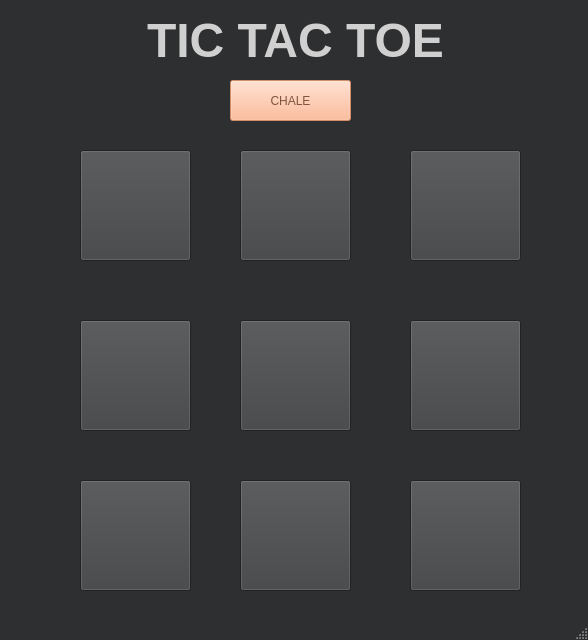
<?xml version="1.0" encoding="UTF-8"?>
<ui version="4.0">
 <class>TicTacToe</class>
 <widget class="QMainWindow" name="TicTacToe">
  <property name="geometry">
   <rect>
    <x>0</x>
    <y>0</y>
    <width>588</width>
    <height>640</height>
   </rect>
  </property>
  <property name="palette">
   <palette>
    <active>
     <colorrole role="WindowText">
      <brush brushstyle="SolidPattern">
       <color alpha="255">
        <red>0</red>
        <green>0</green>
        <blue>0</blue>
       </color>
      </brush>
     </colorrole>
     <colorrole role="Button">
      <brush brushstyle="SolidPattern">
       <color alpha="255">
        <red>255</red>
        <green>170</green>
        <blue>127</blue>
       </color>
      </brush>
     </colorrole>
     <colorrole role="Light">
      <brush brushstyle="SolidPattern">
       <color alpha="255">
        <red>255</red>
        <green>255</green>
        <blue>254</blue>
       </color>
      </brush>
     </colorrole>
     <colorrole role="Midlight">
      <brush brushstyle="SolidPattern">
       <color alpha="255">
        <red>255</red>
        <green>212</green>
        <blue>190</blue>
       </color>
      </brush>
     </colorrole>
     <colorrole role="Dark">
      <brush brushstyle="SolidPattern">
       <color alpha="255">
        <red>127</red>
        <green>85</green>
        <blue>63</blue>
       </color>
      </brush>
     </colorrole>
     <colorrole role="Mid">
      <brush brushstyle="SolidPattern">
       <color alpha="255">
        <red>170</red>
        <green>113</green>
        <blue>85</blue>
       </color>
      </brush>
     </colorrole>
     <colorrole role="Text">
      <brush brushstyle="SolidPattern">
       <color alpha="255">
        <red>0</red>
        <green>0</green>
        <blue>0</blue>
       </color>
      </brush>
     </colorrole>
     <colorrole role="BrightText">
      <brush brushstyle="SolidPattern">
       <color alpha="255">
        <red>255</red>
        <green>255</green>
        <blue>255</blue>
       </color>
      </brush>
     </colorrole>
     <colorrole role="ButtonText">
      <brush brushstyle="SolidPattern">
       <color alpha="255">
        <red>0</red>
        <green>0</green>
        <blue>0</blue>
       </color>
      </brush>
     </colorrole>
     <colorrole role="Base">
      <brush brushstyle="SolidPattern">
       <color alpha="255">
        <red>255</red>
        <green>255</green>
        <blue>255</blue>
       </color>
      </brush>
     </colorrole>
     <colorrole role="Window">
      <brush brushstyle="SolidPattern">
       <color alpha="255">
        <red>255</red>
        <green>170</green>
        <blue>127</blue>
       </color>
      </brush>
     </colorrole>
     <colorrole role="Shadow">
      <brush brushstyle="SolidPattern">
       <color alpha="255">
        <red>0</red>
        <green>0</green>
        <blue>0</blue>
       </color>
      </brush>
     </colorrole>
     <colorrole role="AlternateBase">
      <brush brushstyle="SolidPattern">
       <color alpha="255">
        <red>255</red>
        <green>212</green>
        <blue>191</blue>
       </color>
      </brush>
     </colorrole>
     <colorrole role="ToolTipBase">
      <brush brushstyle="SolidPattern">
       <color alpha="255">
        <red>255</red>
        <green>255</green>
        <blue>220</blue>
       </color>
      </brush>
     </colorrole>
     <colorrole role="ToolTipText">
      <brush brushstyle="SolidPattern">
       <color alpha="255">
        <red>0</red>
        <green>0</green>
        <blue>0</blue>
       </color>
      </brush>
     </colorrole>
    </active>
    <inactive>
     <colorrole role="WindowText">
      <brush brushstyle="SolidPattern">
       <color alpha="255">
        <red>208</red>
        <green>208</green>
        <blue>208</blue>
       </color>
      </brush>
     </colorrole>
     <colorrole role="Button">
      <brush brushstyle="SolidPattern">
       <color alpha="255">
        <red>64</red>
        <green>65</green>
        <blue>66</blue>
       </color>
      </brush>
     </colorrole>
     <colorrole role="Light">
      <brush brushstyle="SolidPattern">
       <color alpha="255">
        <red>255</red>
        <green>255</green>
        <blue>255</blue>
       </color>
      </brush>
     </colorrole>
     <colorrole role="Midlight">
      <brush brushstyle="SolidPattern">
       <color alpha="255">
        <red>227</red>
        <green>227</green>
        <blue>227</blue>
       </color>
      </brush>
     </colorrole>
     <colorrole role="Dark">
      <brush brushstyle="SolidPattern">
       <color alpha="255">
        <red>64</red>
        <green>65</green>
        <blue>66</blue>
       </color>
      </brush>
     </colorrole>
     <colorrole role="Mid">
      <brush brushstyle="SolidPattern">
       <color alpha="255">
        <red>160</red>
        <green>160</green>
        <blue>160</blue>
       </color>
      </brush>
     </colorrole>
     <colorrole role="Text">
      <brush brushstyle="SolidPattern">
       <color alpha="255">
        <red>208</red>
        <green>208</green>
        <blue>208</blue>
       </color>
      </brush>
     </colorrole>
     <colorrole role="BrightText">
      <brush brushstyle="SolidPattern">
       <color alpha="255">
        <red>255</red>
        <green>51</green>
        <blue>51</blue>
       </color>
      </brush>
     </colorrole>
     <colorrole role="ButtonText">
      <brush brushstyle="SolidPattern">
       <color alpha="255">
        <red>208</red>
        <green>208</green>
        <blue>208</blue>
       </color>
      </brush>
     </colorrole>
     <colorrole role="Base">
      <brush brushstyle="SolidPattern">
       <color alpha="255">
        <red>46</red>
        <green>47</green>
        <blue>48</blue>
       </color>
      </brush>
     </colorrole>
     <colorrole role="Window">
      <brush brushstyle="SolidPattern">
       <color alpha="255">
        <red>46</red>
        <green>47</green>
        <blue>48</blue>
       </color>
      </brush>
     </colorrole>
     <colorrole role="Shadow">
      <brush brushstyle="SolidPattern">
       <color alpha="255">
        <red>105</red>
        <green>105</green>
        <blue>105</blue>
       </color>
      </brush>
     </colorrole>
     <colorrole role="AlternateBase">
      <brush brushstyle="SolidPattern">
       <color alpha="255">
        <red>53</red>
        <green>54</green>
        <blue>55</blue>
       </color>
      </brush>
     </colorrole>
     <colorrole role="ToolTipBase">
      <brush brushstyle="SolidPattern">
       <color alpha="255">
        <red>64</red>
        <green>65</green>
        <blue>66</blue>
       </color>
      </brush>
     </colorrole>
     <colorrole role="ToolTipText">
      <brush brushstyle="SolidPattern">
       <color alpha="255">
        <red>208</red>
        <green>208</green>
        <blue>208</blue>
       </color>
      </brush>
     </colorrole>
    </inactive>
    <disabled>
     <colorrole role="WindowText">
      <brush brushstyle="SolidPattern">
       <color alpha="255">
        <red>127</red>
        <green>85</green>
        <blue>63</blue>
       </color>
      </brush>
     </colorrole>
     <colorrole role="Button">
      <brush brushstyle="SolidPattern">
       <color alpha="255">
        <red>255</red>
        <green>170</green>
        <blue>127</blue>
       </color>
      </brush>
     </colorrole>
     <colorrole role="Light">
      <brush brushstyle="SolidPattern">
       <color alpha="255">
        <red>255</red>
        <green>255</green>
        <blue>254</blue>
       </color>
      </brush>
     </colorrole>
     <colorrole role="Midlight">
      <brush brushstyle="SolidPattern">
       <color alpha="255">
        <red>255</red>
        <green>212</green>
        <blue>190</blue>
       </color>
      </brush>
     </colorrole>
     <colorrole role="Dark">
      <brush brushstyle="SolidPattern">
       <color alpha="255">
        <red>127</red>
        <green>85</green>
        <blue>63</blue>
       </color>
      </brush>
     </colorrole>
     <colorrole role="Mid">
      <brush brushstyle="SolidPattern">
       <color alpha="255">
        <red>170</red>
        <green>113</green>
        <blue>85</blue>
       </color>
      </brush>
     </colorrole>
     <colorrole role="Text">
      <brush brushstyle="SolidPattern">
       <color alpha="255">
        <red>0</red>
        <green>0</green>
        <blue>0</blue>
       </color>
      </brush>
     </colorrole>
     <colorrole role="BrightText">
      <brush brushstyle="SolidPattern">
       <color alpha="255">
        <red>255</red>
        <green>51</green>
        <blue>51</blue>
       </color>
      </brush>
     </colorrole>
     <colorrole role="ButtonText">
      <brush brushstyle="SolidPattern">
       <color alpha="255">
        <red>127</red>
        <green>85</green>
        <blue>63</blue>
       </color>
      </brush>
     </colorrole>
     <colorrole role="Base">
      <brush brushstyle="SolidPattern">
       <color alpha="255">
        <red>255</red>
        <green>170</green>
        <blue>127</blue>
       </color>
      </brush>
     </colorrole>
     <colorrole role="Window">
      <brush brushstyle="SolidPattern">
       <color alpha="255">
        <red>255</red>
        <green>170</green>
        <blue>127</blue>
       </color>
      </brush>
     </colorrole>
     <colorrole role="Shadow">
      <brush brushstyle="SolidPattern">
       <color alpha="255">
        <red>0</red>
        <green>0</green>
        <blue>0</blue>
       </color>
      </brush>
     </colorrole>
     <colorrole role="AlternateBase">
      <brush brushstyle="SolidPattern">
       <color alpha="255">
        <red>53</red>
        <green>54</green>
        <blue>55</blue>
       </color>
      </brush>
     </colorrole>
     <colorrole role="ToolTipBase">
      <brush brushstyle="SolidPattern">
       <color alpha="255">
        <red>64</red>
        <green>65</green>
        <blue>66</blue>
       </color>
      </brush>
     </colorrole>
     <colorrole role="ToolTipText">
      <brush brushstyle="SolidPattern">
       <color alpha="255">
        <red>208</red>
        <green>208</green>
        <blue>208</blue>
       </color>
      </brush>
     </colorrole>
    </disabled>
   </palette>
  </property>
  <property name="cursor">
   <cursorShape>ArrowCursor</cursorShape>
  </property>
  <property name="contextMenuPolicy">
   <enum>Qt::CustomContextMenu</enum>
  </property>
  <property name="windowTitle">
   <string>TicTacToe</string>
  </property>
  <property name="windowIcon">
   <iconset>
    <normaloff>C:/Users/VAVA/Pictures/Tic_tac_toe.svg.png</normaloff>C:/Users/VAVA/Pictures/Tic_tac_toe.svg.png</iconset>
  </property>
  <property name="tabShape">
   <enum>QTabWidget::Rounded</enum>
  </property>
  <widget class="QWidget" name="centralwidget">
   <widget class="QPushButton" name="pushButton">
    <property name="enabled">
     <bool>true</bool>
    </property>
    <property name="geometry">
     <rect>
      <x>80</x>
      <y>150</y>
      <width>111</width>
      <height>111</height>
     </rect>
    </property>
    <property name="font">
     <font>
      <pointsize>48</pointsize>
      <italic>true</italic>
      <bold>true</bold>
     </font>
    </property>
    <property name="cursor">
     <cursorShape>PointingHandCursor</cursorShape>
    </property>
    <property name="text">
     <string/>
    </property>
    <attribute name="buttonGroup">
     <string notr="true">buttonGroup</string>
    </attribute>
   </widget>
   <widget class="QPushButton" name="pushButton_2">
    <property name="enabled">
     <bool>true</bool>
    </property>
    <property name="geometry">
     <rect>
      <x>240</x>
      <y>150</y>
      <width>111</width>
      <height>111</height>
     </rect>
    </property>
    <property name="font">
     <font>
      <pointsize>48</pointsize>
      <italic>true</italic>
      <bold>true</bold>
     </font>
    </property>
    <property name="cursor">
     <cursorShape>PointingHandCursor</cursorShape>
    </property>
    <property name="text">
     <string/>
    </property>
    <attribute name="buttonGroup">
     <string notr="true">buttonGroup</string>
    </attribute>
   </widget>
   <widget class="QPushButton" name="pushButton_3">
    <property name="enabled">
     <bool>true</bool>
    </property>
    <property name="geometry">
     <rect>
      <x>410</x>
      <y>150</y>
      <width>111</width>
      <height>111</height>
     </rect>
    </property>
    <property name="font">
     <font>
      <pointsize>48</pointsize>
      <italic>true</italic>
      <bold>true</bold>
     </font>
    </property>
    <property name="cursor">
     <cursorShape>PointingHandCursor</cursorShape>
    </property>
    <property name="text">
     <string/>
    </property>
    <attribute name="buttonGroup">
     <string notr="true">buttonGroup</string>
    </attribute>
   </widget>
   <widget class="QPushButton" name="pushButton_4">
    <property name="enabled">
     <bool>true</bool>
    </property>
    <property name="geometry">
     <rect>
      <x>80</x>
      <y>320</y>
      <width>111</width>
      <height>111</height>
     </rect>
    </property>
    <property name="font">
     <font>
      <pointsize>48</pointsize>
      <italic>true</italic>
      <bold>true</bold>
     </font>
    </property>
    <property name="cursor">
     <cursorShape>PointingHandCursor</cursorShape>
    </property>
    <property name="text">
     <string/>
    </property>
    <attribute name="buttonGroup">
     <string notr="true">buttonGroup</string>
    </attribute>
   </widget>
   <widget class="QPushButton" name="pushButton_5">
    <property name="enabled">
     <bool>true</bool>
    </property>
    <property name="geometry">
     <rect>
      <x>240</x>
      <y>320</y>
      <width>111</width>
      <height>111</height>
     </rect>
    </property>
    <property name="font">
     <font>
      <pointsize>48</pointsize>
      <italic>true</italic>
      <bold>true</bold>
     </font>
    </property>
    <property name="cursor">
     <cursorShape>PointingHandCursor</cursorShape>
    </property>
    <property name="text">
     <string/>
    </property>
    <attribute name="buttonGroup">
     <string notr="true">buttonGroup</string>
    </attribute>
   </widget>
   <widget class="QPushButton" name="pushButton_6">
    <property name="enabled">
     <bool>true</bool>
    </property>
    <property name="geometry">
     <rect>
      <x>410</x>
      <y>320</y>
      <width>111</width>
      <height>111</height>
     </rect>
    </property>
    <property name="font">
     <font>
      <pointsize>48</pointsize>
      <italic>true</italic>
      <bold>true</bold>
     </font>
    </property>
    <property name="cursor">
     <cursorShape>PointingHandCursor</cursorShape>
    </property>
    <property name="text">
     <string/>
    </property>
    <attribute name="buttonGroup">
     <string notr="true">buttonGroup</string>
    </attribute>
   </widget>
   <widget class="QPushButton" name="pushButton_7">
    <property name="enabled">
     <bool>true</bool>
    </property>
    <property name="geometry">
     <rect>
      <x>80</x>
      <y>480</y>
      <width>111</width>
      <height>111</height>
     </rect>
    </property>
    <property name="font">
     <font>
      <pointsize>48</pointsize>
      <italic>true</italic>
      <bold>true</bold>
     </font>
    </property>
    <property name="cursor">
     <cursorShape>PointingHandCursor</cursorShape>
    </property>
    <property name="text">
     <string/>
    </property>
    <attribute name="buttonGroup">
     <string notr="true">buttonGroup</string>
    </attribute>
   </widget>
   <widget class="QPushButton" name="pushButton_8">
    <property name="enabled">
     <bool>true</bool>
    </property>
    <property name="geometry">
     <rect>
      <x>240</x>
      <y>480</y>
      <width>111</width>
      <height>111</height>
     </rect>
    </property>
    <property name="font">
     <font>
      <pointsize>48</pointsize>
      <italic>true</italic>
      <bold>true</bold>
     </font>
    </property>
    <property name="cursor">
     <cursorShape>PointingHandCursor</cursorShape>
    </property>
    <property name="text">
     <string/>
    </property>
    <attribute name="buttonGroup">
     <string notr="true">buttonGroup</string>
    </attribute>
   </widget>
   <widget class="QPushButton" name="pushButton_9">
    <property name="enabled">
     <bool>true</bool>
    </property>
    <property name="geometry">
     <rect>
      <x>410</x>
      <y>480</y>
      <width>111</width>
      <height>111</height>
     </rect>
    </property>
    <property name="font">
     <font>
      <pointsize>48</pointsize>
      <italic>true</italic>
      <bold>true</bold>
     </font>
    </property>
    <property name="cursor">
     <cursorShape>PointingHandCursor</cursorShape>
    </property>
    <property name="text">
     <string/>
    </property>
    <attribute name="buttonGroup">
     <string notr="true">buttonGroup</string>
    </attribute>
   </widget>
   <widget class="QLabel" name="label">
    <property name="geometry">
     <rect>
      <x>80</x>
      <y>0</y>
      <width>431</width>
      <height>81</height>
     </rect>
    </property>
    <property name="font">
     <font>
      <pointsize>36</pointsize>
      <bold>true</bold>
     </font>
    </property>
    <property name="layoutDirection">
     <enum>Qt::LeftToRight</enum>
    </property>
    <property name="text">
     <string>TIC TAC TOE</string>
    </property>
    <property name="alignment">
     <set>Qt::AlignCenter</set>
    </property>
   </widget>
   <widget class="QPushButton" name="Jugar">
    <property name="enabled">
     <bool>false</bool>
    </property>
    <property name="geometry">
     <rect>
      <x>230</x>
      <y>80</y>
      <width>121</width>
      <height>41</height>
     </rect>
    </property>
    <property name="cursor">
     <cursorShape>PointingHandCursor</cursorShape>
    </property>
    <property name="text">
     <string>CHALE</string>
    </property>
   </widget>
  </widget>
  <widget class="QStatusBar" name="statusbar"/>
  <widget class="QMenuBar" name="menubar">
   <property name="geometry">
    <rect>
     <x>0</x>
     <y>0</y>
     <width>588</width>
     <height>21</height>
    </rect>
   </property>
  </widget>
 </widget>
 <resources/>
 <connections/>
 <buttongroups>
  <buttongroup name="buttonGroup"/>
 </buttongroups>
</ui>
